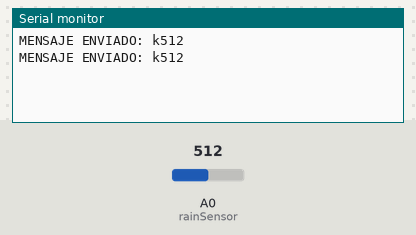
Bench run of a sketch on a simulated Arduino Uno, built with avr-gcc and run on an emulated ATmega328P. Shown: the last lines printed to the serial monitor. Inputs (shaded band) come from the test bench; at power-on: A0 (rainSensor) = 512. No radio packets arrive unless stated.

Above: at 1.8 s.
1.9 s: A0 (rainSensor) set to 716
At 3.0 s:
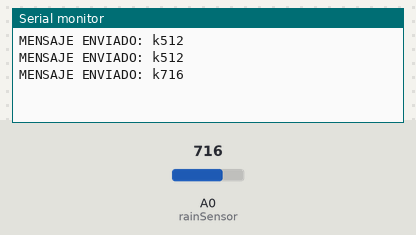
3.4 s: A0 (rainSensor) set to 900
At 3.4 s:
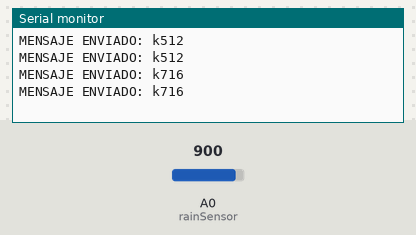
Timing chart, 0 to 6.4 s (numbered marks = the images above; inputs shaded):
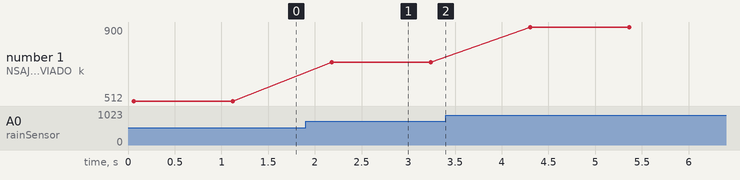

Measured:
- after the input at 1.9 s, the serial monitor: prints a new line after 0.28 s (image 1)
- plotted number 1: 512 → 716 after the input at 1.9 s, 716 → 900 after the input at 3.4 s

The sketch:

transmisor.ino
```cpp
#include <VirtualWire.h>

const int dataPin = 9;
const int rainSensor = 0;
int sensor = 0;

void setup()
{
    Serial.begin(9600);
    vw_setup(2000);
    vw_set_tx_pin(dataPin);

}

void loop()
{
    String strSensor;
    char buf[VW_MAX_MESSAGE_LEN];
      sensor = analogRead(rainSensor);
      strSensor = "k"+String(sensor);
      strSensor.toCharArray(buf,sizeof(buf));
      vw_send((uint8_t *)buf, strlen(buf)); // Enviar array
      vw_wait_tx(); // Esperar envio
      Serial.print("MENSAJE ENVIADO: ");
      Serial.println(buf);
      delay(1000);
}
```
